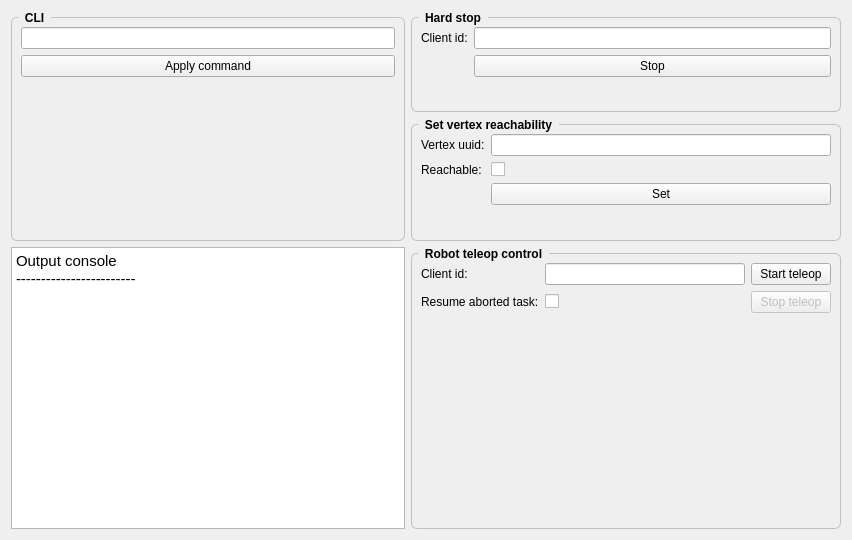
<?xml version="1.0" encoding="UTF-8"?>
<ui version="4.0">
 <class>ControlWidget</class>
 <widget class="QWidget" name="ControlWidget">
  <property name="geometry">
   <rect>
    <x>0</x>
    <y>0</y>
    <width>852</width>
    <height>540</height>
   </rect>
  </property>
  <property name="windowTitle">
   <string>Form</string>
  </property>
  <layout class="QGridLayout" name="gridLayout">
   <item row="2" column="0">
    <widget class="QTextEdit" name="commandOutput">
     <property name="html">
      <string>&lt;!DOCTYPE HTML PUBLIC &quot;-//W3C//DTD HTML 4.0//EN&quot; &quot;http://www.w3.org/TR/REC-html40/strict.dtd&quot;&gt;
&lt;html&gt;&lt;head&gt;&lt;meta name=&quot;qrichtext&quot; content=&quot;1&quot; /&gt;&lt;style type=&quot;text/css&quot;&gt;
p, li { white-space: pre-wrap; }
&lt;/style&gt;&lt;/head&gt;&lt;body style=&quot; font-family:'Ubuntu'; font-size:11pt; font-weight:400; font-style:normal;&quot;&gt;
&lt;p style=&quot; margin-top:0px; margin-bottom:0px; margin-left:0px; margin-right:0px; -qt-block-indent:0; text-indent:0px;&quot;&gt;Output console&lt;/p&gt;
&lt;p style=&quot; margin-top:0px; margin-bottom:0px; margin-left:0px; margin-right:0px; -qt-block-indent:0; text-indent:0px;&quot;&gt;------------------------&lt;/p&gt;&lt;/body&gt;&lt;/html&gt;</string>
     </property>
    </widget>
   </item>
   <item row="1" column="1">
    <widget class="QGroupBox" name="groupBox_3">
     <property name="styleSheet">
      <string notr="true">QGroupBox {
    font: bold;
    border: 1px solid silver;
    border-radius: 6px;
    margin-top: 6px;
}

QGroupBox::title {
    subcontrol-origin: margin;
    left: 7px;
    padding: 0px 5px 0px 5px;
}</string>
     </property>
     <property name="title">
      <string>Set vertex reachability</string>
     </property>
     <layout class="QGridLayout" name="gridLayout_3">
      <item row="3" column="1">
       <spacer name="verticalSpacer_2">
        <property name="orientation">
         <enum>Qt::Vertical</enum>
        </property>
        <property name="sizeHint" stdset="0">
         <size>
          <width>20</width>
          <height>40</height>
         </size>
        </property>
       </spacer>
      </item>
      <item row="2" column="1">
       <widget class="QPushButton" name="reachabilitySetBtn">
        <property name="text">
         <string>Set</string>
        </property>
       </widget>
      </item>
      <item row="0" column="1">
       <widget class="QLineEdit" name="reachabilityUuid"/>
      </item>
      <item row="0" column="0">
       <widget class="QLabel" name="label">
        <property name="text">
         <string>Vertex uuid:</string>
        </property>
       </widget>
      </item>
      <item row="1" column="1">
       <widget class="QCheckBox" name="reachabilityCheckbox">
        <property name="text">
         <string/>
        </property>
       </widget>
      </item>
      <item row="1" column="0">
       <widget class="QLabel" name="label_2">
        <property name="text">
         <string>Reachable:</string>
        </property>
       </widget>
      </item>
     </layout>
    </widget>
   </item>
   <item row="2" column="1">
    <widget class="QGroupBox" name="groupBox_2">
     <property name="styleSheet">
      <string notr="true">QGroupBox {
    font: bold;
    border: 1px solid silver;
    border-radius: 6px;
    margin-top: 6px;
}

QGroupBox::title {
    subcontrol-origin: margin;
    left: 7px;
    padding: 0px 5px 0px 5px;
}</string>
     </property>
     <property name="title">
      <string>Robot teleop control</string>
     </property>
     <layout class="QGridLayout" name="gridLayout_4">
      <item row="2" column="2">
       <widget class="QPushButton" name="startTeleopBtn">
        <property name="text">
         <string>Start teleop</string>
        </property>
       </widget>
      </item>
      <item row="3" column="2">
       <widget class="QPushButton" name="stopTeleopBtn">
        <property name="enabled">
         <bool>false</bool>
        </property>
        <property name="text">
         <string>Stop teleop</string>
        </property>
       </widget>
      </item>
      <item row="2" column="0">
       <widget class="QLabel" name="label_3">
        <property name="text">
         <string>Client id:</string>
        </property>
       </widget>
      </item>
      <item row="2" column="1">
       <widget class="QLineEdit" name="teleopClientId"/>
      </item>
      <item row="5" column="1">
       <widget class="amr_gui::JoyPad" name="widgetJoy" native="true">
        <property name="enabled">
         <bool>false</bool>
        </property>
        <property name="minimumSize">
         <size>
          <width>200</width>
          <height>200</height>
         </size>
        </property>
       </widget>
      </item>
      <item row="3" column="1">
       <widget class="QCheckBox" name="reachabilityCheckbox_3">
        <property name="text">
         <string/>
        </property>
       </widget>
      </item>
      <item row="3" column="0">
       <widget class="QLabel" name="label_7">
        <property name="text">
         <string>Resume aborted task:</string>
        </property>
       </widget>
      </item>
     </layout>
    </widget>
   </item>
   <item row="0" column="1">
    <widget class="QGroupBox" name="groupBox_4">
     <property name="styleSheet">
      <string notr="true">QGroupBox {
    font: bold;
    border: 1px solid silver;
    border-radius: 6px;
    margin-top: 6px;
}

QGroupBox::title {
    subcontrol-origin: margin;
    left: 7px;
    padding: 0px 5px 0px 5px;
}</string>
     </property>
     <property name="title">
      <string>Hard stop</string>
     </property>
     <layout class="QGridLayout" name="gridLayout_7">
      <item row="1" column="0">
       <widget class="QLabel" name="label_6">
        <property name="text">
         <string>Client id:</string>
        </property>
       </widget>
      </item>
      <item row="3" column="1">
       <spacer name="verticalSpacer_5">
        <property name="orientation">
         <enum>Qt::Vertical</enum>
        </property>
        <property name="sizeHint" stdset="0">
         <size>
          <width>20</width>
          <height>40</height>
         </size>
        </property>
       </spacer>
      </item>
      <item row="1" column="1">
       <widget class="QLineEdit" name="hardStopClient"/>
      </item>
      <item row="2" column="1">
       <widget class="QPushButton" name="hardStopBtn">
        <property name="text">
         <string>Stop</string>
        </property>
       </widget>
      </item>
     </layout>
    </widget>
   </item>
   <item row="0" column="0" rowspan="2">
    <widget class="QGroupBox" name="groupBox">
     <property name="styleSheet">
      <string notr="true">QGroupBox {
    font: bold;
    border: 1px solid silver;
    border-radius: 6px;
    margin-top: 6px;
}

QGroupBox::title {
    subcontrol-origin: margin;
    left: 7px;
    padding: 0px 5px 0px 5px;
}</string>
     </property>
     <property name="title">
      <string>CLI</string>
     </property>
     <layout class="QGridLayout" name="gridLayout_2">
      <item row="0" column="1">
       <widget class="QLineEdit" name="commandInput"/>
      </item>
      <item row="1" column="1">
       <widget class="QPushButton" name="applyCommandBtn">
        <property name="text">
         <string>Apply command</string>
        </property>
       </widget>
      </item>
      <item row="3" column="1">
       <spacer name="verticalSpacer">
        <property name="orientation">
         <enum>Qt::Vertical</enum>
        </property>
        <property name="sizeHint" stdset="0">
         <size>
          <width>20</width>
          <height>120</height>
         </size>
        </property>
       </spacer>
      </item>
     </layout>
    </widget>
   </item>
  </layout>
 </widget>
 <customwidgets>
  <customwidget>
   <class>amr_gui::JoyPad</class>
   <extends>QWidget</extends>
   <header>amr_gui/control/Joypad.h</header>
  </customwidget>
 </customwidgets>
 <resources/>
 <connections/>
</ui>
